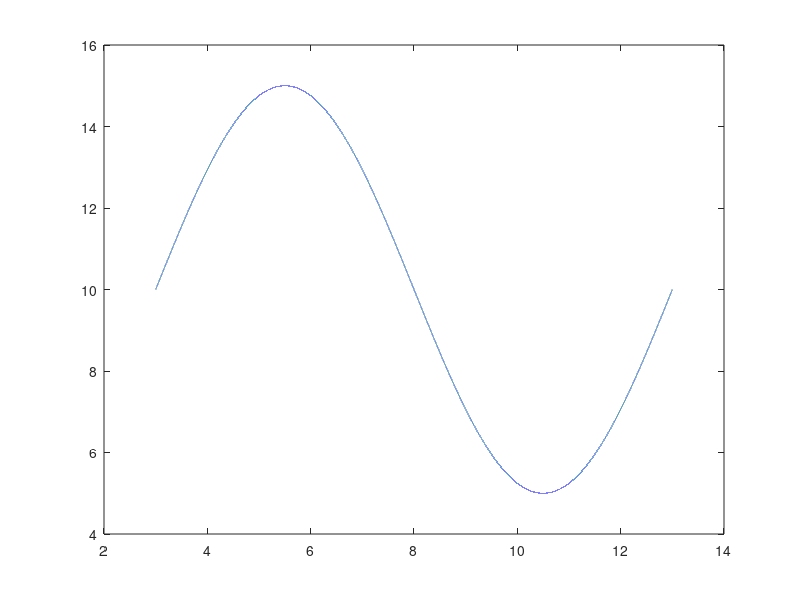

Reproduce this figure in MATLAB.
close all;
clear;
clc;

start_pos_x = 3;
start_pos_y = 10;
goal_pos_x = 25;
goal_pos_y = 10;

freq = 0.10;
sine_amplitude = 5;
sine_count = 1;

t = start_pos_x + linspace(0, sine_count / freq, 100000)';
sine_y = start_pos_y + sine_amplitude * sin(2 * pi * freq * (t - start_pos_x));

figure
plot(t, sine_y)
